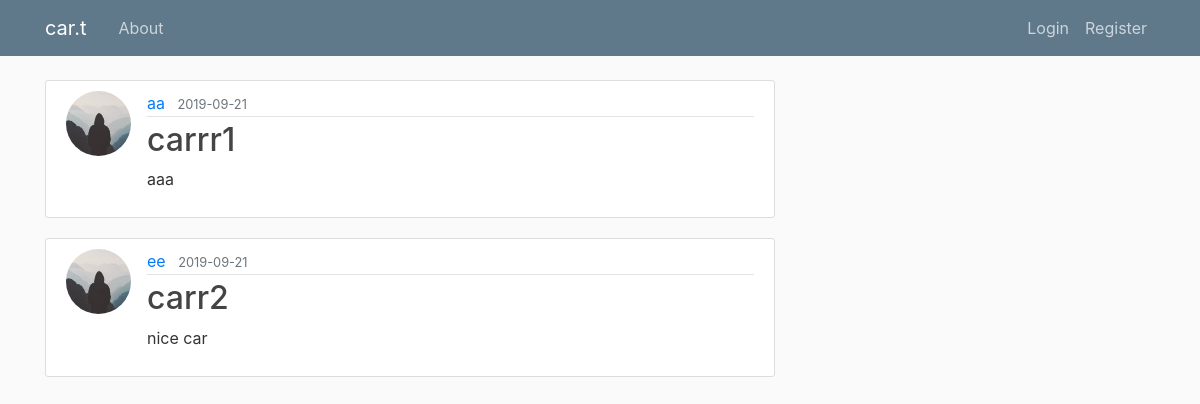
The page /home on the database its author committed.
### flaskblog/models.py (models this page shows, shortened)
class Car(db.Model):
    id = db.Column(db.Integer, primary_key=True)
    title = db.Column(db.String(100), nullable=False)
    date_posted = db.Column(db.DateTime, nullable=False, default=datetime.utcnow)
    content = db.Column(db.Text, nullable=False)
    image_file = db.Column(db.String(40), nullable=False, default='default_car.jpg')
    user_id = db.Column(db.Integer, db.ForeignKey('account.id'), nullable=False)
    location = db.Column(db.String(20),nullable=False)
    year = db.Column(db.Integer,nullable=False)
    kilometers_driven = db.Column(db.Integer,nullable=False)
    fuel_type= db.Column(db.String(20),nullable=False)
    transmission= db.Column(db.String(20),nullable=False)
    owner_type= db.Column(db.String(20),nullable=False)
    mileage = db.Column(db.String(20),nullable=False)
    engine =  db.Column(db.Integer,nullable=False)
    power =  db.Column(db.Integer,nullable=False)
    seats =   db.Column(db.Integer,nullable=False)
    brand=  db.Column(db.String,nullable=False)
    pred_price =  db.Column(db.Float,nullable=True)
    price = db.Column(db.Float,nullable=True)
    deal_type =  db.Column(db.String,nullable=True)

class Account(db.Model, UserMixin):
    id = db.Column(db.Integer, primary_key=True)
    username = db.Column(db.String(20), unique=True, nullable=False)
    email = db.Column(db.String(120), unique=True, nullable=False)
    image_file = db.Column(db.String(20), nullable=False, default='default.jpg')
    account_type = db.Column(db.String(20),nullable=False)
    password = db.Column(db.String(60), nullable=False)
    posts = db.relationship('Car', backref='author', lazy=True)

### flaskblog/routes.py (the view)
@app.route("/")
@app.route("/home")
def home():
    posts = Car.query.all()
    return render_template('home.html', posts=posts)

### flaskblog/templates/home.html
{% extends "layout.html" %}
{% block content %}
    {% for post in posts %}
        <article class="media content-section">
          <img class="rounded-circle article-img" src="{{ url_for('static', filename='profile_pics/' + post.author.image_file) }}">
          <div class="media-body">
            <div class="article-metadata">
              <a class="mr-2" href="#">{{ post.author.username }}</a>
              <small class="text-muted">{{ post.date_posted.strftime('%Y-%m-%d') }}</small>
            </div>
            <h2><a class="article-title" href="{{ url_for('post', post_id=post.id) }}">{{ post.title }}</a></h2>
            <p class="article-content">{{ post.content }}</p>
          </div>
        </article>
    {% endfor %}
{% endblock content %}

### flaskblog/static/main.css (style rules this page uses)
body { background: #fafafa; color: #333333; margin-top: 5rem; }
h1, h2, h3, h4, h5, h6 { color: #444444; }
.content-section { background: #ffffff; padding: 10px 20px; border: 1px solid #dddddd; border-radius: 3px; margin-bottom: 20px; }
.article-title { color: #444444; }
.article-content { white-space: pre-line; }
.article-img { height: 65px; width: 65px; margin-right: 16px; }
.article-metadata { padding-bottom: 1px; margin-bottom: 4px; border-bottom: 1px solid #e3e3e3 }

### rows shown on the page
Car: image_file (placeholder picture), author.username "aa", date_posted "2019-09-21", title "carrr1", content "aaa"
Car: image_file (placeholder picture), author.username "ee", date_posted "2019-09-21", title "carr2", content "nice car"
